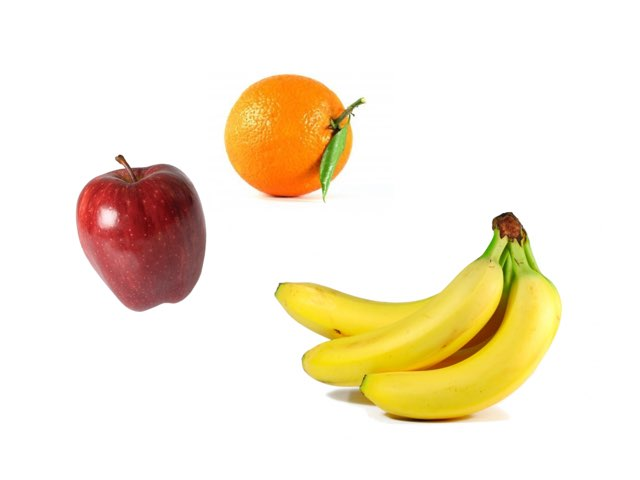
#> input picture projects/fruit/data/photo1phone.jpg, 640 x 480 px
$ python prepare_fruit_crops.py
#> lines starting #> are read from the running program, lines starting #| are printed output that depends on the picture
# Path helps us create reliable file locations.
from pathlib import Path

# OpenCV loads and processes the image.
import cv2

# NumPy will be used later for HSV color boundaries.
import numpy as np

# Find the folder containing this Python file.
example_directory = Path(__file__).resolve().parent

# Source photo for manual crops lives under data/.
image_path = example_directory / "data" / "photo1phone.jpg"

# Load the image as a NumPy array.
image = cv2.imread(str(image_path))
#> image is the input picture: shape (480, 640, 3); mean B, G, R 215.1, 234.9, 245.6

# OpenCV returns None if the image cannot be loaded.
if image is None:
    raise ValueError(f"Image could not be loaded: {image_path}")

height, width, channels = image.shape
#> height = 480; width = 640; channels = 3


# NumPy cropping uses: image[y_start:y_end, x_start:x_end]
apple_crop = image[145:325, 65:220]
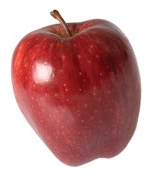
#> apple_crop: shape (180, 155, 3); mean B, G, R 152.5, 152.5, 198.4

# Create the dataset folder if it does not exist.
apple_directory = example_directory / "dataset" / "apple"
apple_directory.mkdir(parents=True, exist_ok=True)

# Save our first apple training image.
apple_path = apple_directory / "apple_001.jpg"
cv2.imwrite(str(apple_path), apple_crop)
cv2.imshow("Apple crop", apple_crop)
cv2.waitKey(0)
cv2.destroyAllWindows()

# Crop the orange.
# Format: image[y_start:y_end, x_start:x_end]
orange_crop = image[65:210, 215:375]
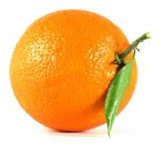
#> orange_crop: shape (145, 160, 3); mean B, G, R 132, 194.6, 243.1

# Crop the complete banana bunch.
banana_crop = image[205:435, 260:575]
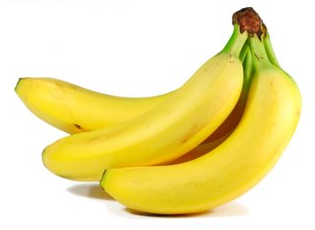
#> banana_crop: shape (230, 315, 3); mean B, G, R 164.6, 228.8, 240.6


# Create class folders.
orange_directory = example_directory / "dataset" / "orange"
banana_directory = example_directory / "dataset" / "banana"

orange_directory.mkdir(parents=True, exist_ok=True)
banana_directory.mkdir(parents=True, exist_ok=True)


# Define output filenames.
orange_path = orange_directory / "orange_001.jpg"
banana_path = banana_directory / "banana_001.jpg"


# Save the cropped images.
cv2.imwrite(str(orange_path), orange_crop)
cv2.imwrite(str(banana_path), banana_crop)


# [16 lines of commented-out code are left out]
